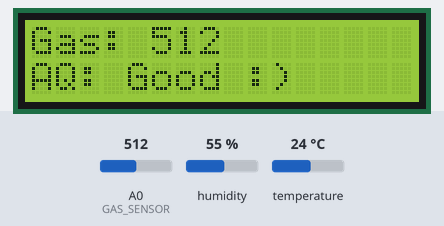
Bench run of a sketch on a simulated Arduino Uno, built with avr-gcc and run on an emulated ATmega328P. On the bench: 16×2 character LCD. The test bench sets the inputs (shaded band); at power-on: A0 (GAS_SENSOR) = 512, humidity 55 %, temperature 24 °C.

Above: at 3.2 s.
3.3 s: A0 (GAS_SENSOR) set to 390
At 6.9 s:
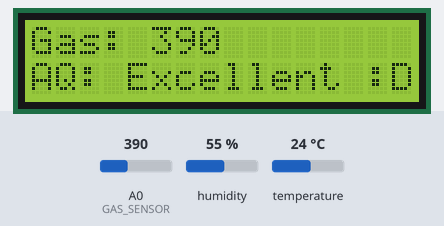
11.6 s: A0 (GAS_SENSOR) set to 1010
At 15.6 s:
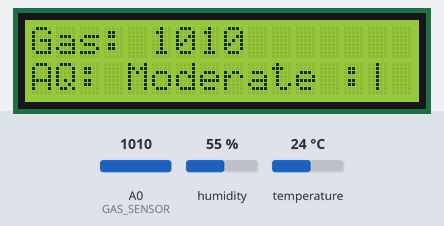
21.5 s: humidity set to 22 %
At 25.7 s:
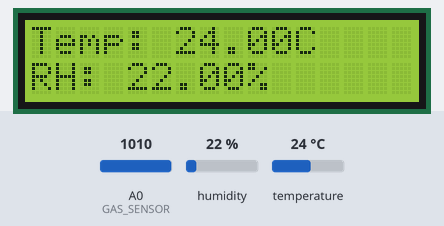
27.7 s: temperature set to 12 °C
At 28.9 s:
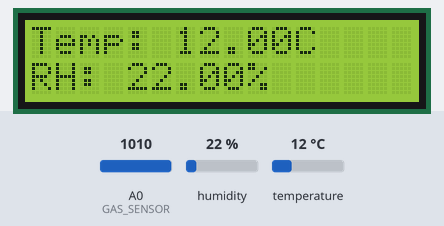
32.5 s: humidity set to 40 %
At 37.5 s:
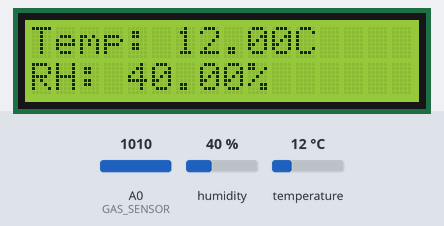
39.8 s: A0 (GAS_SENSOR) set to 1023
At 43.6 s:
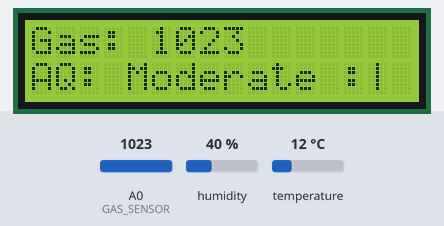
Timing chart, 0 to 45.1 s (numbered marks = the images above; inputs shaded):
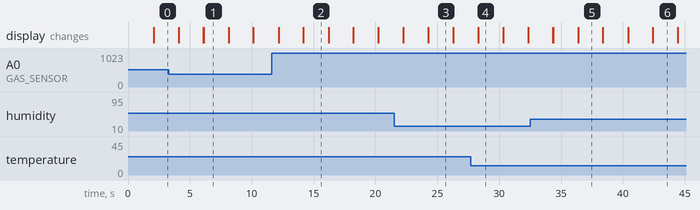

Measured:
- after the input at 3.3 s, the display: first differs from a run without the input after 2.8 s (image 1)
- after the input at 11.6 s, the display: first differs from a run without the input after 2.6 s (image 2)
- what the display in image 1 shows lasts 2.0 s, from 6.1 s to 8.1 s

The sketch:

APAS-Code.ino
```cpp
#include <LiquidCrystal.h>
#include <Adafruit_Sensor.h>
#include <DHT.h>
#include <DHT_U.h>

// Pin connections for the LCD
const int rs = 2;
const int en = 3;
const int d4 = 6;
const int d5 = 7;
const int d6 = 8;
const int d7 = 9;

// Initialize the LiquidCrystal object
LiquidCrystal lcd(rs, en, d4, d5, d6, d7);

// DHT sensor configuration
#define DHTPIN 13
#define DHTTYPE DHT11
DHT dht(DHTPIN, DHTTYPE);

// Air quality sensor pin
#define GAS_SENSOR A0
int gasLevel = 0;
String quality = "";

void setup() {
  // Initialize LCD and DHT sensor
  lcd.begin(16, 2);
  dht.begin();
  Serial.begin(9600);

  // Display initialization message
  lcd.print("Initializing...");
  delay(2000);
  lcd.clear();
}

void air_sensor() {
  // Read gas sensor value
  gasLevel = analogRead(GAS_SENSOR);

  // Determine air quality
  if (gasLevel < 400) {
    quality = "Excellent :D";
  } else if (gasLevel < 1000) {
    quality = "Good :)";
  } else if (gasLevel < 2000) {
    quality = "Moderate :|";
  } else if (gasLevel < 5000) {
    quality = "Unhealthy :(";
  } else {
    quality = "Hazardous :0";
  }

  // Display air quality
  lcd.setCursor(0, 0);
  lcd.print("Gas: ");
  lcd.print(gasLevel);

  lcd.setCursor(0, 1);
  lcd.print("AQ: ");
  lcd.print(quality);
}

void sendSensor() {
  // Read temperature and humidity
  float h = dht.readHumidity();
  float t = dht.readTemperature();

  if (isnan(h) || isnan(t)) {
    lcd.setCursor(0, 0);
    lcd.print("DHT Error!");
    return;
  }

  // Display temperature and humidity
  lcd.setCursor(0, 0);
  lcd.print("Temp: ");
  lcd.print(t);
  lcd.print("C");

  lcd.setCursor(0, 1);
  lcd.print("RH: ");
  lcd.print(h);
  lcd.print("%");
}

void loop() {
  // Alternate between displaying air quality and DHT data
  air_sensor();
  delay(2000);

  lcd.clear();
  sendSensor();
  delay(2000);

  lcd.clear();
}
```
